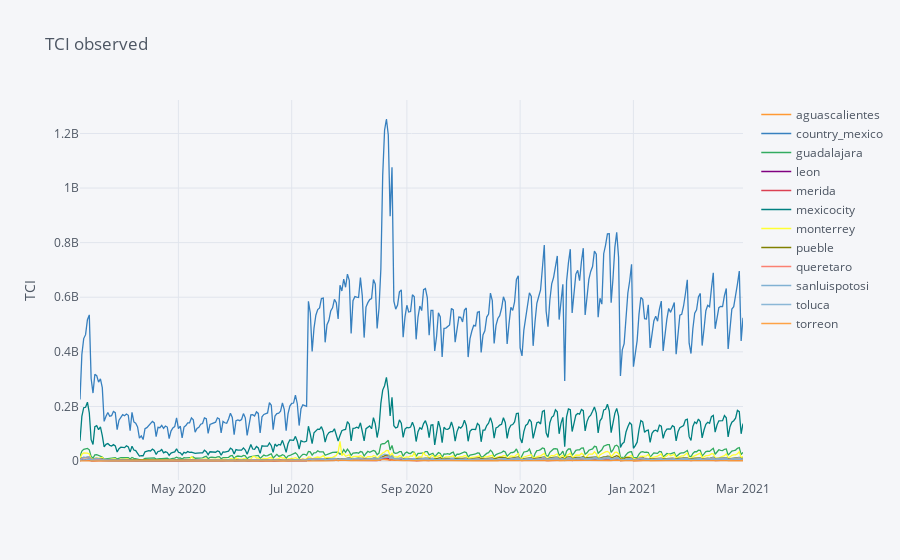

Here is the notebook cell this chart was saved with:
### Markdown cell above
## Plots 

Plot of TCI per region

### Code cell
df_sel[['date', 'observed', 'region_slug']] \
    .pivot(index='date', columns='region_slug', values='observed') \
    .iplot(
    #theme='custom',
    yTitle='TCI',
    title='TCI observed',
)

### Figure 1 — Plotly figure (JSON) as saved in the notebook; plotly's stock layout.template omitted (floating-point values rounded to 4 significant figures; data arrays with more than 128 entries replaced by an {"elided": "..."} marker saying what was removed)
{"data": [{"line": {"color": "rgba(255, 153, 51, 1.0)", "dash": "solid", "shape": "linear", "width": 1.3}, "mode": "lines", "name": "aguascalientes", "text": "", "type": "scatter", "x": {"elided": "358 str values"}, "y": {"elided": "358 int values"}}, {"line": {"color": "rgba(55, 128, 191, 1.0)", "dash": "solid", "shape": "linear", "width": 1.3}, "mode": "lines", "name": "country_mexico", "text": "", "type": "scatter", "x": {"elided": "358 str values"}, "y": {"elided": "358 int values"}}, {"line": {"color": "rgba(50, 171, 96, 1.0)", "dash": "solid", "shape": "linear", "width": 1.3}, "mode": "lines", "name": "guadalajara", "text": "", "type": "scatter", "x": {"elided": "358 str values"}, "y": {"elided": "358 int values"}}, {"line": {"color": "rgba(128, 0, 128, 1.0)", "dash": "solid", "shape": "linear", "width": 1.3}, "mode": "lines", "name": "leon", "text": "", "type": "scatter", "x": {"elided": "358 str values"}, "y": {"elided": "358 int values"}}, {"line": {"color": "rgba(219, 64, 82, 1.0)", "dash": "solid", "shape": "linear", "width": 1.3}, "mode": "lines", "name": "merida", "text": "", "type": "scatter", "x": {"elided": "358 str values"}, "y": {"elided": "358 int values"}}, {"line": {"color": "rgba(0, 128, 128, 1.0)", "dash": "solid", "shape": "linear", "width": 1.3}, "mode": "lines", "name": "mexicocity", "text": "", "type": "scatter", "x": {"elided": "358 str values"}, "y": {"elided": "358 int values"}}, {"line": {"color": "rgba(255, 255, 51, 1.0)", "dash": "solid", "shape": "linear", "width": 1.3}, "mode": "lines", "name": "monterrey", "text": "", "type": "scatter", "x": {"elided": "358 str values"}, "y": {"elided": "358 int values"}}, {"line": {"color": "rgba(128, 128, 0, 1.0)", "dash": "solid", "shape": "linear", "width": 1.3}, "mode": "lines", "name": "pueble", "text": "", "type": "scatter", "x": {"elided": "358 str values"}, "y": {"elided": "358 int values"}}, {"line": {"color": "rgba(251, 128, 114, 1.0)", "dash": "solid", "shape": "linear", "width": 1.3}, "mode": "lines", "name": "queretaro", "text": "", "type": "scatter", "x": {"elided": "358 str values"}, "y": {"elided": "358 int values"}}, {"line": {"color": "rgba(128, 177, 211, 1.0)", "dash": "solid", "shape": "linear", "width": 1.3}, "mode": "lines", "name": "sanluispotosi", "text": "", "type": "scatter", "x": {"elided": "358 str values"}, "y": {"elided": "358 int values"}}, {"line": {"color": "rgba(128, 177, 211, 0.8999999999999999)", "dash": "solid", "shape": "linear", "width": 1.3}, "mode": "lines", "name": "toluca", "text": "", "type": "scatter", "x": {"elided": "358 str values"}, "y": {"elided": "358 int values"}}, {"line": {"color": "rgba(255, 153, 51, 0.8999999999999999)", "dash": "solid", "shape": "linear", "width": 1.3}, "mode": "lines", "name": "torreon", "text": "", "type": "scatter", "x": {"elided": "358 str values"}, "y": {"elided": "358 int values"}}], "layout": {"legend": {"bgcolor": "#F5F6F9", "font": {"color": "#4D5663"}}, "paper_bgcolor": "#F5F6F9", "plot_bgcolor": "#F5F6F9", "title": {"font": {"color": "#4D5663"}, "text": "TCI observed"}, "xaxis": {"gridcolor": "#E1E5ED", "showgrid": true, "tickfont": {"color": "#4D5663"}, "title": {"font": {"color": "#4D5663"}, "text": ""}, "zerolinecolor": "#E1E5ED"}, "yaxis": {"gridcolor": "#E1E5ED", "showgrid": true, "tickfont": {"color": "#4D5663"}, "title": {"font": {"color": "#4D5663"}, "text": "TCI"}, "zerolinecolor": "#E1E5ED"}}}
